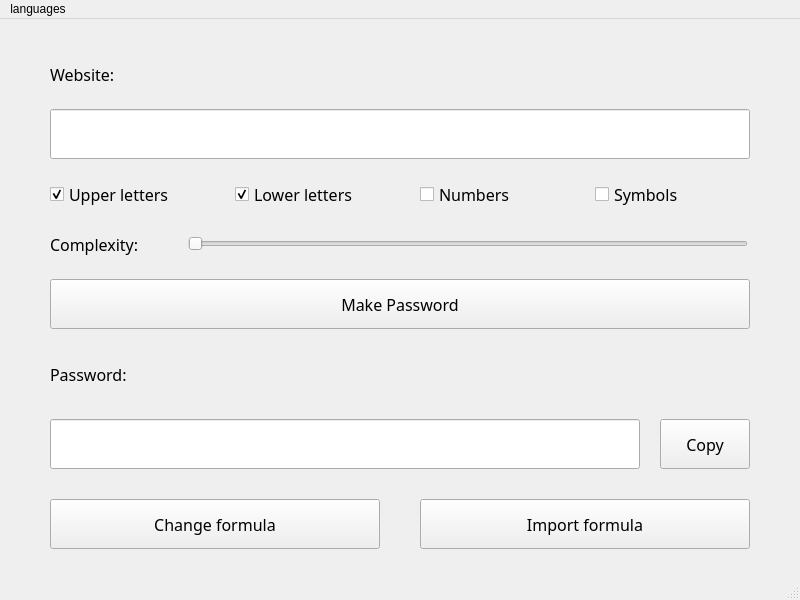
<?xml version="1.0" encoding="UTF-8"?>
<ui version="4.0">
 <class>MainWindow</class>
 <widget class="QMainWindow" name="MainWindow">
  <property name="geometry">
   <rect>
    <x>0</x>
    <y>0</y>
    <width>800</width>
    <height>600</height>
   </rect>
  </property>
  <property name="font">
   <font>
    <pointsize>9</pointsize>
   </font>
  </property>
  <property name="windowTitle">
   <string>Password Maker</string>
  </property>
  <property name="styleSheet">
   <string notr="true"/>
  </property>
  <widget class="QWidget" name="centralwidget">
   <widget class="QLineEdit" name="editWeb">
    <property name="geometry">
     <rect>
      <x>50</x>
      <y>90</y>
      <width>700</width>
      <height>50</height>
     </rect>
    </property>
    <property name="font">
     <font>
      <family>Microsoft YaHei</family>
      <pointsize>12</pointsize>
     </font>
    </property>
    <property name="alignment">
     <set>Qt::AlignLeading|Qt::AlignLeft|Qt::AlignVCenter</set>
    </property>
    <property name="placeholderText">
     <string/>
    </property>
   </widget>
   <widget class="QPushButton" name="makePassword">
    <property name="geometry">
     <rect>
      <x>50</x>
      <y>260</y>
      <width>700</width>
      <height>50</height>
     </rect>
    </property>
    <property name="font">
     <font>
      <family>Microsoft YaHei</family>
      <pointsize>12</pointsize>
     </font>
    </property>
    <property name="text">
     <string>Make Password</string>
    </property>
   </widget>
   <widget class="QLabel" name="label">
    <property name="geometry">
     <rect>
      <x>50</x>
      <y>330</y>
      <width>700</width>
      <height>50</height>
     </rect>
    </property>
    <property name="font">
     <font>
      <family>Microsoft YaHei</family>
      <pointsize>12</pointsize>
     </font>
    </property>
    <property name="text">
     <string>Password:</string>
    </property>
   </widget>
   <widget class="QLineEdit" name="showPassword">
    <property name="geometry">
     <rect>
      <x>50</x>
      <y>400</y>
      <width>590</width>
      <height>50</height>
     </rect>
    </property>
    <property name="font">
     <font>
      <family>Microsoft YaHei</family>
      <pointsize>12</pointsize>
     </font>
    </property>
    <property name="text">
     <string/>
    </property>
    <property name="echoMode">
     <enum>QLineEdit::Password</enum>
    </property>
    <property name="alignment">
     <set>Qt::AlignLeading|Qt::AlignLeft|Qt::AlignVCenter</set>
    </property>
    <property name="readOnly">
     <bool>true</bool>
    </property>
    <property name="placeholderText">
     <string/>
    </property>
   </widget>
   <widget class="QLabel" name="label_2">
    <property name="geometry">
     <rect>
      <x>50</x>
      <y>30</y>
      <width>700</width>
      <height>50</height>
     </rect>
    </property>
    <property name="font">
     <font>
      <family>Microsoft YaHei</family>
      <pointsize>12</pointsize>
     </font>
    </property>
    <property name="text">
     <string>Website:</string>
    </property>
   </widget>
   <widget class="QPushButton" name="changeFormula">
    <property name="geometry">
     <rect>
      <x>50</x>
      <y>480</y>
      <width>330</width>
      <height>50</height>
     </rect>
    </property>
    <property name="font">
     <font>
      <family>Microsoft YaHei</family>
      <pointsize>12</pointsize>
     </font>
    </property>
    <property name="styleSheet">
     <string notr="true"/>
    </property>
    <property name="text">
     <string>Change formula</string>
    </property>
   </widget>
   <widget class="QCheckBox" name="hasUL">
    <property name="geometry">
     <rect>
      <x>50</x>
      <y>160</y>
      <width>185</width>
      <height>30</height>
     </rect>
    </property>
    <property name="font">
     <font>
      <family>Microsoft YaHei</family>
      <pointsize>12</pointsize>
     </font>
    </property>
    <property name="text">
     <string>Upper letters</string>
    </property>
    <property name="checked">
     <bool>true</bool>
    </property>
   </widget>
   <widget class="QCheckBox" name="hasNumber">
    <property name="geometry">
     <rect>
      <x>420</x>
      <y>160</y>
      <width>175</width>
      <height>30</height>
     </rect>
    </property>
    <property name="font">
     <font>
      <family>Microsoft YaHei</family>
      <pointsize>12</pointsize>
     </font>
    </property>
    <property name="text">
     <string>Numbers</string>
    </property>
   </widget>
   <widget class="QCheckBox" name="hasLL">
    <property name="geometry">
     <rect>
      <x>235</x>
      <y>160</y>
      <width>185</width>
      <height>30</height>
     </rect>
    </property>
    <property name="font">
     <font>
      <family>Microsoft YaHei</family>
      <pointsize>12</pointsize>
     </font>
    </property>
    <property name="text">
     <string>Lower letters</string>
    </property>
    <property name="checked">
     <bool>true</bool>
    </property>
   </widget>
   <widget class="QCheckBox" name="hasSymbol">
    <property name="geometry">
     <rect>
      <x>595</x>
      <y>160</y>
      <width>155</width>
      <height>30</height>
     </rect>
    </property>
    <property name="font">
     <font>
      <family>Microsoft YaHei</family>
      <pointsize>12</pointsize>
     </font>
    </property>
    <property name="text">
     <string>Symbols</string>
    </property>
   </widget>
   <widget class="QSlider" name="chooseComplexity">
    <property name="geometry">
     <rect>
      <x>188</x>
      <y>210</y>
      <width>560</width>
      <height>30</height>
     </rect>
    </property>
    <property name="font">
     <font>
      <family>Microsoft YaHei</family>
      <pointsize>12</pointsize>
     </font>
    </property>
    <property name="minimum">
     <number>3</number>
    </property>
    <property name="maximum">
     <number>10</number>
    </property>
    <property name="orientation">
     <enum>Qt::Horizontal</enum>
    </property>
   </widget>
   <widget class="QLabel" name="label_3">
    <property name="geometry">
     <rect>
      <x>50</x>
      <y>210</y>
      <width>130</width>
      <height>30</height>
     </rect>
    </property>
    <property name="font">
     <font>
      <family>Microsoft YaHei</family>
      <pointsize>12</pointsize>
     </font>
    </property>
    <property name="text">
     <string>Complexity:</string>
    </property>
    <property name="indent">
     <number>0</number>
    </property>
   </widget>
   <widget class="QPushButton" name="copy">
    <property name="geometry">
     <rect>
      <x>660</x>
      <y>400</y>
      <width>90</width>
      <height>50</height>
     </rect>
    </property>
    <property name="font">
     <font>
      <family>Microsoft YaHei</family>
      <pointsize>12</pointsize>
     </font>
    </property>
    <property name="text">
     <string>Copy</string>
    </property>
   </widget>
   <widget class="QPushButton" name="importFormula">
    <property name="geometry">
     <rect>
      <x>420</x>
      <y>480</y>
      <width>330</width>
      <height>50</height>
     </rect>
    </property>
    <property name="font">
     <font>
      <family>Microsoft YaHei</family>
      <pointsize>12</pointsize>
     </font>
    </property>
    <property name="styleSheet">
     <string notr="true"/>
    </property>
    <property name="text">
     <string>Import formula</string>
    </property>
   </widget>
  </widget>
  <widget class="QMenuBar" name="menubar">
   <property name="geometry">
    <rect>
     <x>0</x>
     <y>0</y>
     <width>800</width>
     <height>18</height>
    </rect>
   </property>
   <widget class="QMenu" name="menulang">
    <property name="title">
     <string>languages</string>
    </property>
    <addaction name="zh_cn"/>
    <addaction name="en"/>
   </widget>
   <addaction name="menulang"/>
  </widget>
  <widget class="QStatusBar" name="statusbar"/>
  <action name="zh_cn">
   <property name="text">
    <string>中文（简体）</string>
   </property>
  </action>
  <action name="en">
   <property name="text">
    <string>English</string>
   </property>
  </action>
 </widget>
 <resources/>
 <connections/>
</ui>
